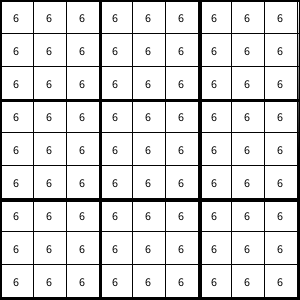
Frame 1 (no input)
Frame 60 (the mouse pressed at the canvas centre just before this capture): identical to frame 1, image omitted
Frame 120 (the mouse held since frame 60 and released just before this capture): identical to frame 1, image omitted

The Processing sketch that drew this single still picture (run headless with seeded random() and noise(); from frame 60 on, the mouse is pressed at the canvas centre):

// Processing sketch: Stage1
// ── Stage1.pde
//  Sudoku Solver
//  Man Yiu Lam - 16458032
int x = 100/3;
int y = 100/3;
int sum = 0;
int count = 0;

int[][] array = new int[9][9];

void setup() {
  size(300,300);
  background(255);
  


   for(int a=0; a<=8; a++) {
   for(int b=0; b<=8; b++) {
     array[a][b] = (int(random(1,9)));
   }
   }


    for(int j=22; j<=300;) {
    int a=0;
    for(int i=13; i<=300;) {  
    int b=0;
    
     fill(0); text(array[a][b],i,j);
   
  i += 300/9;
  b++;
  }
  j += 300/9;
  a++;
  }
  
   
  for(int i =0; i<=8; i++) {
  sum += array[0][i];
 }
  
  
  for(int j=0; j<=8; j++) {
 if(array[0][j] == 1 ) {
   count++;
 }
  }
   println(array[0][0]);
   println(count);
  
  strokeWeight(3);
  stroke(0);
  line(0,0,0,300);
  line(0,0,300,0);
  line(300,0,298,300);
  line(0,298,298,298);
  line(100,0,100,300);
  line(200,0,200,300);
  line(0,100,300,100);
  line(0,200,300,200);    // black lines (thick)
  
  stroke(0);
  strokeWeight(0);
  
  for(int i=0; i<300; i++) {
    for(int j=0; j<300; j++)  {
    stroke(0);
    strokeWeight(0);
    line(0,i*y,300,i*y);
    line(x*j,0,x*j,300);
    }
  }
}


void draw() {
  
}
